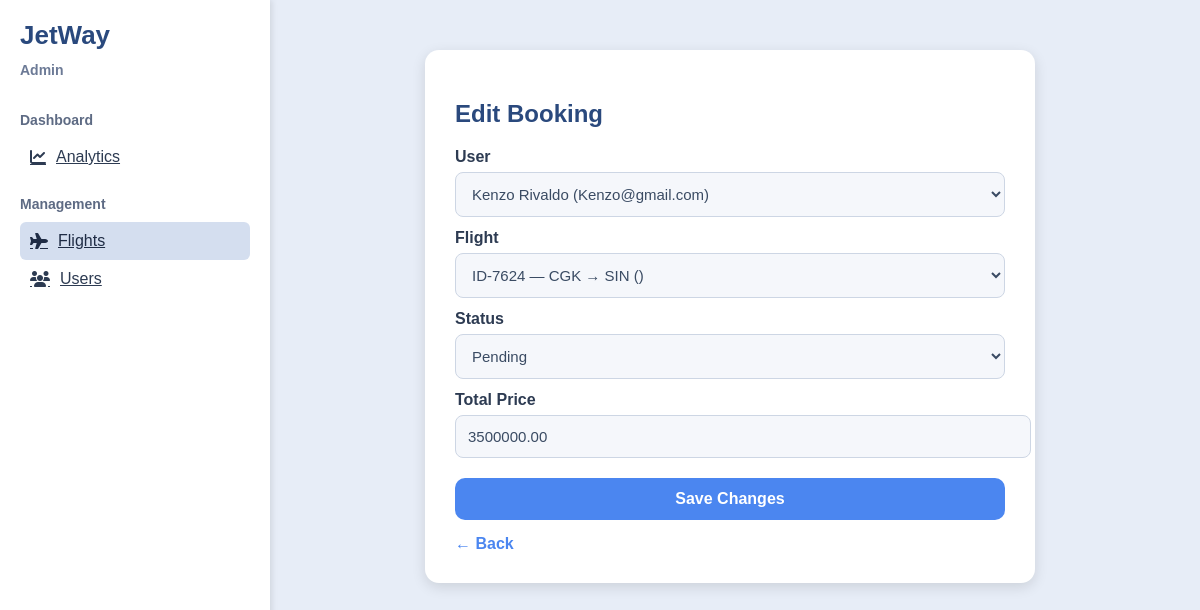
The page /pages/edit-flights.php?id=1 on the database its author committed.
### tables this page shows
CREATE TABLE `user_login` (
  `id` int NOT NULL,
  `username` varchar(50) NOT NULL,
  `email` varchar(100) NOT NULL,
  `password` varchar(255) NOT NULL,
  `last_login` timestamp NULL DEFAULT NULL,
  `created_at` timestamp NULL DEFAULT CURRENT_TIMESTAMP,
  `updated_at` timestamp NULL DEFAULT CURRENT_TIMESTAMP ON UPDATE CURRENT_TIMESTAMP
);

CREATE TABLE `user_profile` (
  `id` int NOT NULL,
  `user_id` int NOT NULL,
  `first_name` varchar(100) DEFAULT NULL,
  `last_name` varchar(100) DEFAULT NULL,
  `gender` enum('Male','Female') DEFAULT NULL,
  `date_of_birth` date DEFAULT NULL,
  `city` varchar(100) DEFAULT NULL,
  `phone` varchar(20) DEFAULT NULL,
  `address` text,
  `profile_picture` varchar(255) DEFAULT NULL,
  `created_at` timestamp NULL DEFAULT CURRENT_TIMESTAMP,
  `updated_at` timestamp NULL DEFAULT CURRENT_TIMESTAMP ON UPDATE CURRENT_TIMESTAMP
);

CREATE TABLE `bookings` (
  `id` int NOT NULL,
  `user_id` int NOT NULL,
  `flight_id` int NOT NULL,
  `passenger_count` int NOT NULL,
  `base_price` decimal(12,2) NOT NULL,
  `insurance_price` decimal(12,2) DEFAULT '0.00',
  `baggage_price` decimal(12,2) DEFAULT '0.00',
  `delay_price` decimal(12,2) DEFAULT '0.00',
  `booking_code` varchar(50) NOT NULL,
  `total_price` decimal(12,2) NOT NULL,
  `status` enum('pending','confirmed','cancelled') DEFAULT 'pending',
  `created_at` timestamp NULL DEFAULT CURRENT_TIMESTAMP,
  `booking_date` timestamp NULL DEFAULT CURRENT_TIMESTAMP
);

CREATE TABLE `flights` (
  `flight_id` int NOT NULL,
  `airline` varchar(100) DEFAULT NULL,
  `airline_logo` varchar(255) DEFAULT NULL,
  `departure_airport` varchar(20) NOT NULL,
  `departure_airport_name` varchar(100) DEFAULT NULL,
  `departure_city` varchar(100) DEFAULT NULL,
  `departure_time` time NOT NULL,
  `arrival_airport` varchar(20) NOT NULL,
  `arrival_airport_name` varchar(100) DEFAULT NULL,
  `arrival_city` varchar(100) DEFAULT NULL,
  `arrival_time` time NOT NULL,
  `flight_date` date DEFAULT NULL,
  `flight_code` varchar(20) DEFAULT NULL,
  `flight_class` varchar(50) DEFAULT NULL,
  `baggage_weight` int DEFAULT '0',
  `cabin_baggage_weight` int DEFAULT '0',
  `duration` varchar(20) DEFAULT NULL,
  `price` int NOT NULL,
  `available_seats` int NOT NULL DEFAULT '150'
);

### pages/edit-flights.php (the view, shortened to what this page needs)
<?php
require_once "../backend/config/db-connection.php";
$booking_id = intval($_GET['id']);
$query = $connection->prepare("
    SELECT
        b.id AS booking_id,
        b.user_id,
        b.flight_id,
        b.total_price,
        b.status,
        b.booking_date,
        u.username,
        u.email,
        p.first_name,
        p.last_name,
        p.phone,
        f.flight_code,
        f.departure_airport,
        f.arrival_airport,
        f.flight_date,
        f.price AS flight_price
    FROM bookings b
    JOIN user_login u ON b.user_id = u.id
    LEFT JOIN user_profile p ON p.user_id = u.id
    JOIN flights f ON b.flight_id = f.flight_id
    WHERE b.id = ?
");
$query->bind_param("i", $booking_id);
$query->execute();
$data = $query->get_result()->fetch_assoc();
$allFlights = $connection->query("SELECT * FROM flights ORDER BY flight_date ASC");
$allUsers = $connection->query("
    SELECT
        u.id,
        u.username,
        u.email,
        p.first_name,
        p.last_name
    FROM user_login u
    LEFT JOIN user_profile p ON p.user_id = u.id
    ORDER BY username ASC
");
?>
<!DOCTYPE html>
<html>
<head>
    <link rel="stylesheet" href="/styles/management-flights.css">
    <link rel="stylesheet" href="https://cdnjs.cloudflare.com/ajax/libs/font-awesome/6.5.0/css/all.min.css" />
</head>
<body>
   <div class="sidebar">
    <div class="logo">JetWay<br><span class="admin-text">Admin</span></div>
    <div class="menu-section">
        <div class="menu-title">Dashboard</div>
        <a href="/pages/dashboard-analytics.php" class="menu-item"><i class="fa fa-chart-line"></i> Analytics</a>
    </div>
    <div class="menu-section">
        <div class="menu-title">Management</div>
        <a href="/pages/management-flights.php" class="menu-item active"><i class="fa fa-plane"></i> Flights</a>
        <a href="/pages/management-users.php" class="menu-item"><i class="fa fa-users"></i> Users</a>
    </div>
</div>
<div class="content">
    <div class="edit-container">
        <h2>Edit Booking</h2>
        <form action="../backend/update-flights.php" method="POST">
            <label>User</label>
            <select name="user_id" required>
                <?php while ($u = $allUsers->fetch_assoc()): ?>
                    <?php
                        $fullname = trim(($u["first_name"] ?? "") . " " . ($u["last_name"] ?? ""));
                    ?>
                    <option value="<?= $u['id'] ?>"
                        <?= $u['id'] == $data['user_id'] ? "selected" : "" ?>>
                        <?= $fullname ?> (<?= $u['email'] ?>)
                    </option>
                <?php endwhile; ?>
            </select>
            <label>Flight</label>
            <select name="flight_id" required>
                <?php while ($f = $allFlights->fetch_assoc()): ?>
                    <option value="<?= $f['flight_id'] ?>"
                        <?= $f['flight_id'] == $data['flight_id'] ? "selected" : "" ?>>
                        <?= $f['flight_code'] ?> — <?= $f['departure_airport'] ?> → <?= $f['arrival_airport'] ?> (<?= $f['flight_date'] ?>)
                    </option>
                <?php endwhile; ?>
            </select>
            <label>Status</label>
            <select name="status">
                <option value="pending" <?= $data['status']=="pending" ? "selected":"" ?>>Pending</option>
            </select>
            <label>Total Price</label>
            <input type="number" name="total_price" value="<?= $data['total_price'] ?>" required>
            <button class="save-btn">Save Changes</button>
        </form>
        <a href="management-flights.php" class="back-btn">← Back</a>
    </div>
</div>
</body>
</html>

### styles/management-flights.css (style rules this page uses)
body { margin: 0; font-family: Arial, sans-serif; background: #e7edf7; }
.sidebar { width: 230px; height: 100vh; background: #ffffff; position: fixed; left: 0; top: 0; box-shadow: 2px 0 6px rgba(0,0,0,0.1); padding: 20px; }
.logo { font-size: 26px; font-weight: bold; color: #2a497d; margin-bottom: 30px; }
.admin-text { font-size: 14px; color: #6c7a96; }
.menu-section { margin-top: 20px; }
.menu-title { color: #5e6b84; font-size: 14px; margin-bottom: 10px; font-weight: bold; }
.menu-item { padding: 10px; border-radius: 6px; cursor: pointer; color: #2d3b52; display: flex; gap: 10px; align-items: center; transition: .2s; }
.menu-item:hover, .active { background: #d4deef; color: #1f2c45; }
.content { margin-left: 260px; padding: 30px; }
.edit-container { background: #ffffff; padding: 25px; border-radius: 10px; box-shadow: 0 0 10px rgba(0,0,0,0.1); width: 550px; }
.edit-container h2 { margin-bottom: 15px; color: #2a497d; }
.edit-container label { display: block; margin: 12px 0 6px; font-weight: bold; color: #344767; }
.edit-container input { width: 100%; padding: 10px; border: 1px solid #d8dfea; border-radius: 6px; font-size: 14px; }
.save-btn { margin-top: 20px; padding: 10px 18px; background: #4b86f0; color: white; border: none; border-radius: 6px; cursor: pointer; font-weight: bold; }
.back-btn { margin-top: 15px; display: inline-block; color: #4b86f0; font-weight: bold; text-decoration: none; }
.edit-container { background: #ffffff; padding: 30px; border-radius: 14px; box-shadow: 0 4px 14px rgba(0, 0, 0, 0.12); max-width: 550px; margin: auto; margin-top: 20px; }
.edit-container h2 { margin-bottom: 20px; color: #2a497d; font-size: 24px; }
.edit-container label { display: block; font-weight: bold; color: #2d3b52; margin: 12px 0 6px; }
.edit-container input, .edit-container select { width: 100%; padding: 12px; border: 1px solid #cdd6e4; border-radius: 8px; font-size: 15px; color: #3a4b63; background: #f5f7fb; transition: 0.2s; }
.save-btn { width: 100%; margin-top: 20px; padding: 12px; background: #4b86f0; color: white; border: none; border-radius: 10px; font-size: 16px; cursor: pointer; transition: 0.2s; }
.back-btn { display: inline-block; margin-top: 15px; color: #4b86f0; font-weight: bold; text-decoration: none; transition: .2s; }

### rows shown on the page
user_login: user_id "Kenzo Rivaldo (Kenzo@gmail.com)"
bookings: flight_id "ID-7624 — CGK → SIN ()", status "Pending", total_price "3500000.00"
